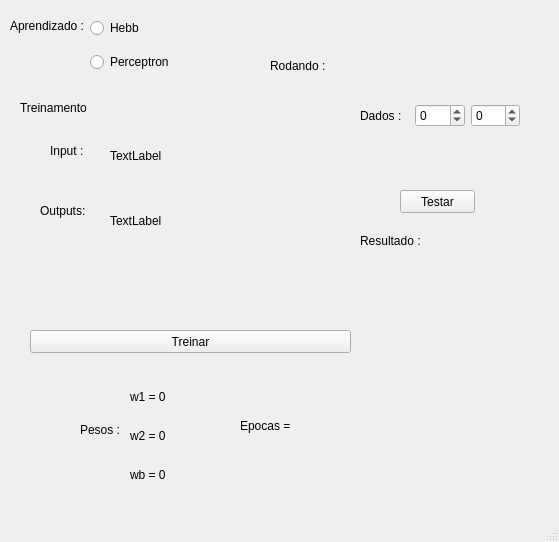
<?xml version="1.0" encoding="UTF-8"?>
<ui version="4.0">
 <class>MainWindow</class>
 <widget class="QMainWindow" name="MainWindow">
  <property name="geometry">
   <rect>
    <x>0</x>
    <y>0</y>
    <width>559</width>
    <height>542</height>
   </rect>
  </property>
  <property name="windowTitle">
   <string>MainWindow</string>
  </property>
  <widget class="QWidget" name="centralwidget">
   <widget class="QLabel" name="aprendizado">
    <property name="geometry">
     <rect>
      <x>10</x>
      <y>10</y>
      <width>81</width>
      <height>31</height>
     </rect>
    </property>
    <property name="text">
     <string>Aprendizado :</string>
    </property>
   </widget>
   <widget class="QWidget" name="verticalLayoutWidget">
    <property name="geometry">
     <rect>
      <x>90</x>
      <y>10</y>
      <width>84</width>
      <height>71</height>
     </rect>
    </property>
    <layout class="QVBoxLayout" name="verticalLayout">
     <item>
      <widget class="QRadioButton" name="hebb">
       <property name="text">
        <string>Hebb</string>
       </property>
      </widget>
     </item>
     <item>
      <widget class="QRadioButton" name="percep">
       <property name="text">
        <string>Perceptron</string>
       </property>
      </widget>
     </item>
    </layout>
   </widget>
   <widget class="QLabel" name="treinamento">
    <property name="geometry">
     <rect>
      <x>20</x>
      <y>100</y>
      <width>171</width>
      <height>16</height>
     </rect>
    </property>
    <property name="text">
     <string>Treinamento</string>
    </property>
   </widget>
   <widget class="QPushButton" name="treinar_but">
    <property name="geometry">
     <rect>
      <x>30</x>
      <y>330</y>
      <width>321</width>
      <height>23</height>
     </rect>
    </property>
    <property name="text">
     <string>Treinar</string>
    </property>
   </widget>
   <widget class="QLabel" name="pesos_label">
    <property name="geometry">
     <rect>
      <x>80</x>
      <y>380</y>
      <width>41</width>
      <height>99</height>
     </rect>
    </property>
    <property name="text">
     <string>Pesos : </string>
    </property>
   </widget>
   <widget class="QWidget" name="verticalLayoutWidget_2">
    <property name="geometry">
     <rect>
      <x>130</x>
      <y>380</y>
      <width>51</width>
      <height>111</height>
     </rect>
    </property>
    <layout class="QVBoxLayout" name="verticalLayout_2">
     <item>
      <widget class="QLabel" name="peso1">
       <property name="text">
        <string>w1 = 0</string>
       </property>
      </widget>
     </item>
     <item>
      <widget class="QLabel" name="peso2">
       <property name="text">
        <string>w2 = 0</string>
       </property>
      </widget>
     </item>
     <item>
      <widget class="QLabel" name="pesobaias">
       <property name="text">
        <string>wb = 0</string>
       </property>
      </widget>
     </item>
    </layout>
   </widget>
   <widget class="QLabel" name="rodando">
    <property name="geometry">
     <rect>
      <x>270</x>
      <y>40</y>
      <width>91</width>
      <height>51</height>
     </rect>
    </property>
    <property name="text">
     <string>Rodando :</string>
    </property>
   </widget>
   <widget class="QWidget" name="horizontalLayoutWidget_2">
    <property name="geometry">
     <rect>
      <x>360</x>
      <y>50</y>
      <width>160</width>
      <height>131</height>
     </rect>
    </property>
    <layout class="QHBoxLayout" name="horizontalLayout_3">
     <item>
      <widget class="QLabel" name="dados">
       <property name="text">
        <string>Dados : </string>
       </property>
      </widget>
     </item>
     <item>
      <widget class="QSpinBox" name="dado1">
       <property name="minimum">
        <number>-1</number>
       </property>
       <property name="maximum">
        <number>1</number>
       </property>
       <property name="singleStep">
        <number>2</number>
       </property>
      </widget>
     </item>
     <item>
      <widget class="QSpinBox" name="dado2">
       <property name="minimum">
        <number>-1</number>
       </property>
       <property name="maximum">
        <number>1</number>
       </property>
       <property name="singleStep">
        <number>2</number>
       </property>
      </widget>
     </item>
    </layout>
   </widget>
   <widget class="QPushButton" name="testar">
    <property name="geometry">
     <rect>
      <x>400</x>
      <y>190</y>
      <width>75</width>
      <height>23</height>
     </rect>
    </property>
    <property name="text">
     <string>Testar</string>
    </property>
   </widget>
   <widget class="QLabel" name="resultado">
    <property name="geometry">
     <rect>
      <x>360</x>
      <y>220</y>
      <width>161</width>
      <height>41</height>
     </rect>
    </property>
    <property name="text">
     <string>Resultado : </string>
    </property>
   </widget>
   <widget class="QLabel" name="inputs_t">
    <property name="geometry">
     <rect>
      <x>50</x>
      <y>120</y>
      <width>88</width>
      <height>61</height>
     </rect>
    </property>
    <property name="text">
     <string>Input :</string>
    </property>
   </widget>
   <widget class="QLabel" name="Input_value">
    <property name="geometry">
     <rect>
      <x>110</x>
      <y>130</y>
      <width>271</width>
      <height>51</height>
     </rect>
    </property>
    <property name="text">
     <string>TextLabel</string>
    </property>
   </widget>
   <widget class="QLabel" name="outputs">
    <property name="geometry">
     <rect>
      <x>40</x>
      <y>180</y>
      <width>71</width>
      <height>61</height>
     </rect>
    </property>
    <property name="text">
     <string>Outputs:</string>
    </property>
   </widget>
   <widget class="QLabel" name="outpu_values">
    <property name="geometry">
     <rect>
      <x>110</x>
      <y>190</y>
      <width>369</width>
      <height>61</height>
     </rect>
    </property>
    <property name="text">
     <string>TextLabel</string>
    </property>
   </widget>
   <widget class="QLabel" name="epoca">
    <property name="geometry">
     <rect>
      <x>240</x>
      <y>410</y>
      <width>91</width>
      <height>31</height>
     </rect>
    </property>
    <property name="text">
     <string>Epocas = </string>
    </property>
   </widget>
  </widget>
  <widget class="QMenuBar" name="menubar">
   <property name="geometry">
    <rect>
     <x>0</x>
     <y>0</y>
     <width>559</width>
     <height>21</height>
    </rect>
   </property>
  </widget>
  <widget class="QStatusBar" name="statusbar"/>
 </widget>
 <resources/>
 <connections/>
</ui>
